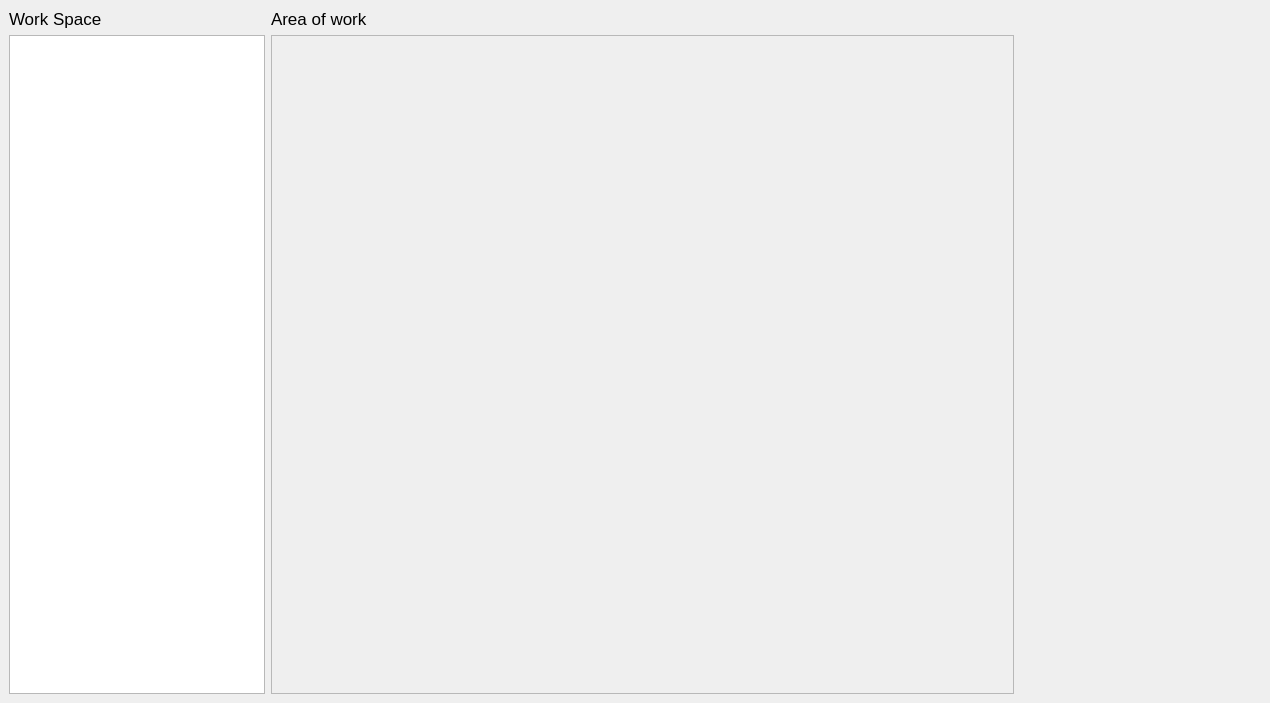
<?xml version="1.0" encoding="UTF-8"?>
<ui version="4.0">
 <class>MainWindow</class>
 <widget class="QMainWindow" name="MainWindow">
  <property name="geometry">
   <rect>
    <x>0</x>
    <y>0</y>
    <width>1270</width>
    <height>703</height>
   </rect>
  </property>
  <property name="windowTitle">
   <string>MainWindow</string>
  </property>
  <widget class="QWidget" name="centralwidget">
   <layout class="QGridLayout" name="gridLayout">
    <item row="0" column="0">
     <layout class="QHBoxLayout" name="horizontalLayout" stretch="0,3,1">
      <item>
       <layout class="QVBoxLayout" name="verticalLayout_7">
        <item>
         <widget class="QLabel" name="label">
          <property name="font">
           <font>
            <pointsize>13</pointsize>
           </font>
          </property>
          <property name="text">
           <string>Work Space</string>
          </property>
         </widget>
        </item>
        <item>
         <widget class="QTreeView" name="treeView"/>
        </item>
       </layout>
      </item>
      <item>
       <layout class="QVBoxLayout" name="verticalLayout">
        <item>
         <widget class="QLabel" name="label_2">
          <property name="font">
           <font>
            <pointsize>13</pointsize>
           </font>
          </property>
          <property name="text">
           <string>Area of work</string>
          </property>
         </widget>
        </item>
        <item>
         <widget class="QScrollArea" name="scrollArea">
          <property name="widgetResizable">
           <bool>true</bool>
          </property>
          <widget class="QWidget" name="scrollAreaWidgetContents">
           <property name="geometry">
            <rect>
             <x>0</x>
             <y>0</y>
             <width>731</width>
             <height>653</height>
            </rect>
           </property>
           <zorder></zorder>
          </widget>
         </widget>
        </item>
       </layout>
      </item>
      <item>
       <layout class="QVBoxLayout" name="verticalLayout_6">
        <item>
         <layout class="QVBoxLayout" name="verticalLayout1"/>
        </item>
        <item>
         <layout class="QVBoxLayout" name="verticalLayout_2"/>
        </item>
        <item>
         <layout class="QVBoxLayout" name="verticalLayout_3"/>
        </item>
        <item>
         <layout class="QVBoxLayout" name="verticalLayout_4"/>
        </item>
        <item>
         <layout class="QVBoxLayout" name="verticalLayout_5"/>
        </item>
       </layout>
      </item>
     </layout>
    </item>
   </layout>
  </widget>
 </widget>
 <resources/>
 <connections/>
</ui>
